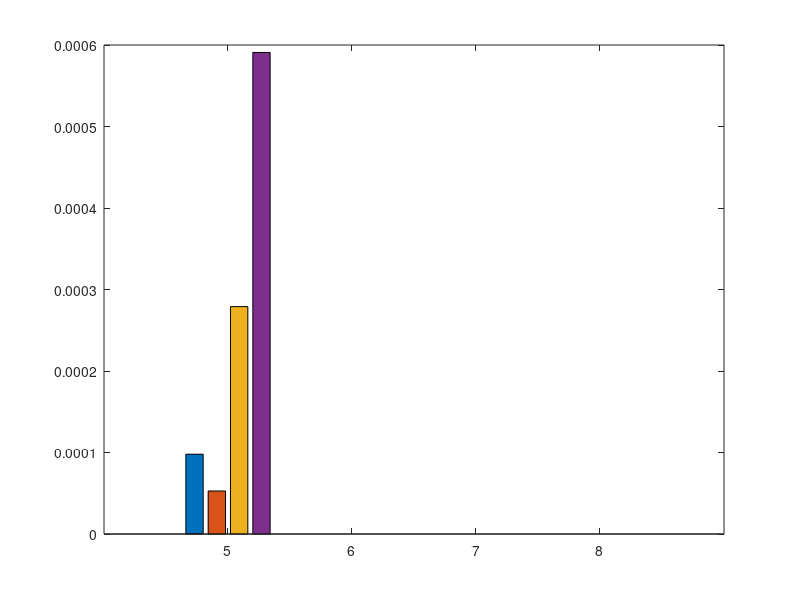

Write the MATLAB code that produced this figure. (Note: this script raises an error after producing the figure.)
clear; close all; clc
textSize = 16;
linewid = 1;


% MI 6 7 8 9
% SI 6 7 8 9
% MO 6 7 8 9
% SO 6 7 8 9
epiImpBMR = [
    1-0.999902099 0 0 0;
    1-0.9999472128 0 0 0; 
    1-0.9997209821 0 0 0;
    1-0.9994091387 0 0 0
    ];

epi = [5, 6, 7, 8];

figure(1)
bar(epi, epiImpBMR(1:4,:)', 'grouped')
hold on
ax = gca;
ax.YAxis.FontSize = 13;
ax.XAxis.FontSize = 13;
ax.YAxis.FontWeight = 'bold';
ax.XAxis.FontWeight = 'bold'; 
ylim([0 0.0015])
legend('Mobile Indoor','Stationary Indoor', 'Mobile Outdoor', 'Stationary Outdoor', 'FontSize',textSize, 'FontWeight','bold', 'Location','northeast')
xlabel('Episode Length', 'FontSize', 15, 'FontWeight','bold')
ylabel('BMR (%)', 'FontSize',15, 'FontWeight','bold')

% for i=1:length(epiImpBMR)
%     text(epi(i)-0.3,epiImpBMR(1,i),strcat(num2str(epiImpBMR(1,i), '%.2g')," /"), 'FontWeight','bold', 'HorizontalAlignment', 'center', 'VerticalAlignment', 'bottom')
%     text(epi(i)-0.1,epiImpBMR(2,i),strcat(num2str(epiImpBMR(2,i), '%.2g')," /"), 'FontWeight','bold', 'HorizontalAlignment', 'center', 'VerticalAlignment', 'bottom')
%     text(epi(i)+0.1,epiImpBMR(3,i),strcat(num2str(epiImpBMR(3,i), '%.2g')," /"), 'FontWeight','bold', 'HorizontalAlignment', 'center', 'VerticalAlignment', 'bottom')
%     text(epi(i)+0.3,epiImpBMR(4,i),num2str(epiImpBMR(4,i), '%.2g'), 'FontWeight','bold', 'HorizontalAlignment', 'center', 'VerticalAlignment', 'bottom')
% end

% 创建 text
text('VerticalAlignment','bottom',...
    'HorizontalAlignment','center',...
    'FontWeight','bold',...
    'String','9.8e-05 /',...
    'Position',[4.76422287390029 0.000147400999999956 0]);

% 创建 text
text('VerticalAlignment','bottom',...
    'HorizontalAlignment','center',...
    'FontWeight','bold',...
    'String','5.3e-05',...
    'Position',[4.79907834101382 8.87872000000151e-05 0]);

% 创建 text
text('VerticalAlignment','bottom',...
    'HorizontalAlignment','center',...
    'FontWeight','bold',...
    'String','0.00028',...
    'Position',[4.96237955592794 0.000279017899999956 0]);

% 创建 text
text('VerticalAlignment','bottom',...
    'HorizontalAlignment','center',...
    'FontWeight','bold',...
    'String','0.00059',...
    'Position',[5.3 0.000590861299999967 0]);

% 创建 text
text('VerticalAlignment','bottom',...
    'HorizontalAlignment','center',...
    'FontWeight','bold',...
    'String','0 /',...
    'Position',[5.7 0 0]);

% 创建 text
text('VerticalAlignment','bottom',...
    'HorizontalAlignment','center',...
    'FontWeight','bold',...
    'String','0 /',...
    'Position',[5.9 0 0]);

% 创建 text
text('VerticalAlignment','bottom',...
    'HorizontalAlignment','center',...
    'FontWeight','bold',...
    'String','0 /',...
    'Position',[6.1 0 0]);

% 创建 text
text('VerticalAlignment','bottom',...
    'HorizontalAlignment','center',...
    'FontWeight','bold',...
    'String','0',...
    'Position',[6.3 0 0]);

% 创建 text
text('VerticalAlignment','bottom',...
    'HorizontalAlignment','center',...
    'FontWeight','bold',...
    'String','0 /',...
    'Position',[6.7 0 0]);

% 创建 text
text('VerticalAlignment','bottom',...
    'HorizontalAlignment','center',...
    'FontWeight','bold',...
    'String','0 /',...
    'Position',[6.9 0 0]);

% 创建 text
text('VerticalAlignment','bottom',...
    'HorizontalAlignment','center',...
    'FontWeight','bold',...
    'String','0 /',...
    'Position',[7.1 0 0]);

% 创建 text
text('VerticalAlignment','bottom',...
    'HorizontalAlignment','center',...
    'FontWeight','bold',...
    'String','0',...
    'Position',[7.3 0 0]);

% 创建 text
text('VerticalAlignment','bottom',...
    'HorizontalAlignment','center',...
    'FontWeight','bold',...
    'String','0 /',...
    'Position',[7.7 0 0]);

% 创建 text
text('VerticalAlignment','bottom',...
    'HorizontalAlignment','center',...
    'FontWeight','bold',...
    'String','0 /',...
    'Position',[7.9 0 0]);

% 创建 text
text('VerticalAlignment','bottom',...
    'HorizontalAlignment','center',...
    'FontWeight','bold',...
    'String','0 /',...
    'Position',[8.1 0 0]);

% 创建 text
text('VerticalAlignment','bottom',...
    'HorizontalAlignment','center',...
    'FontWeight','bold',...
    'String','0',...
    'Position',[8.3 0 0]);

print('epiImpBMRm','-depsc')